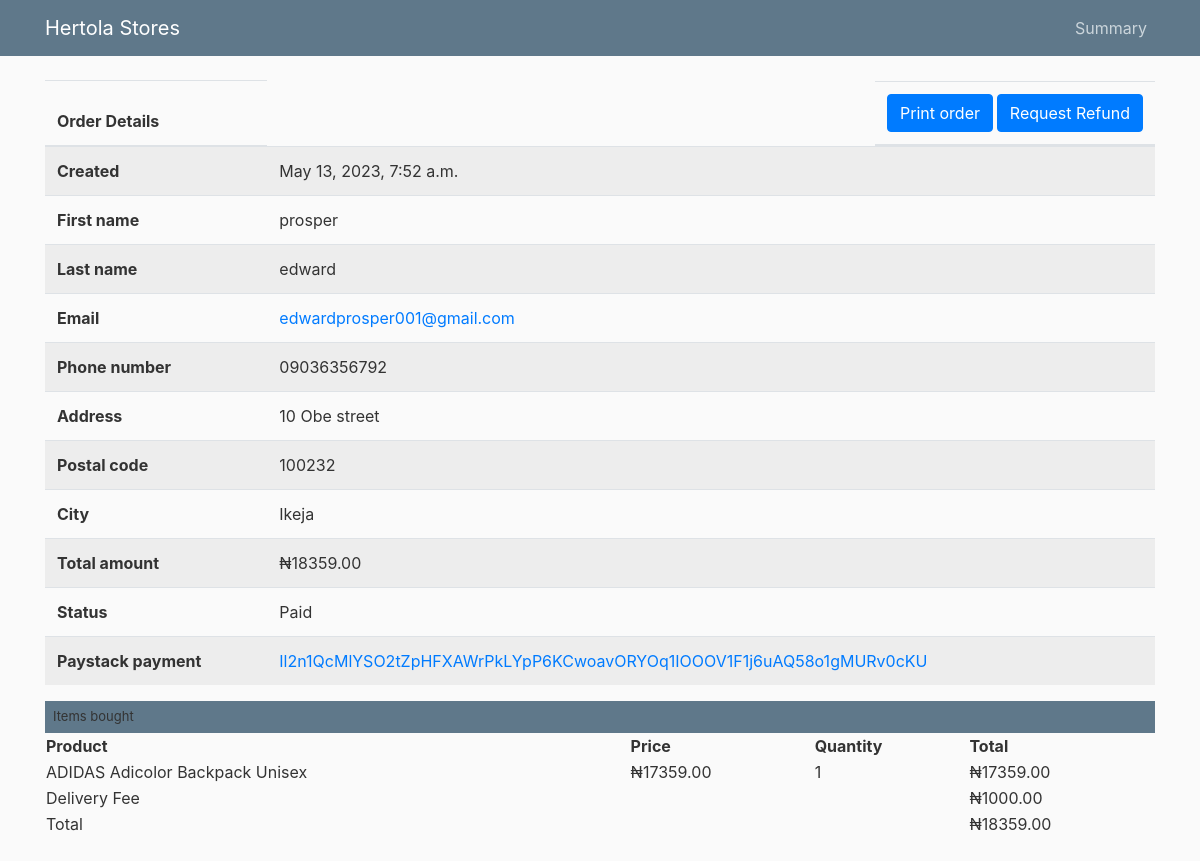
Screenshot of /orders/user/order/12/ with the database file from the repository.
### core/models.py (models this page shows, shortened)
class Order_Payment(models.Model):      # You just created this....
    order = models.ForeignKey(Order, on_delete=models.CASCADE)
    amount = models.PositiveIntegerField()
    ref = models.CharField(max_length=200)
    email = models.EmailField()
    verified = models.BooleanField(default=False)
    date_created = models.DateTimeField(auto_now_add=True)
    class Meta:
        ordering = ["-date_created"]
        verbose_name = "Ordered & Paid"
        verbose_name_plural = "Ordered & Paid"

### orders/models.py (models this page shows, shortened)
class Order(models.Model):
    first_name = models.CharField(max_length=50)
    last_name = models.CharField(max_length=50)
    email = models.EmailField()
    phone_number = models.CharField(max_length=11)
    address = models.CharField(max_length=250)
    postal_code = models.CharField(max_length=20)
    city = models.ForeignKey(LGA, on_delete=models.CASCADE)
    delivery_fee = ChainedForeignKey(Delivery_prices, chained_field="city",
                                     chained_model_field="city",
                                     show_all=False,
                                    auto_choose=True,
                                    sort=True)
    created = models.DateTimeField(auto_now_add=True)
    updated = models.DateTimeField(auto_now=True)
    paid = models.BooleanField(default=False)
    ref = models.CharField(max_length=200)
    refund_requested = models.BooleanField(default=False)
    refund_granted = models.BooleanField(default=False)
    coupon = models.ForeignKey(Coupon,
                               related_name='orders',
                               null=True,
                               blank=True,
                               on_delete=models.SET_NULL)
    discount = models.IntegerField(default=0,
                                   validators=[MinValueValidator(0),
                                       MaxValueValidator(100)])
    class Meta:
        ordering = ['-created']
        indexes = [
            models.Index(fields=['-created']),
        ]
    def get_total_cost_before_discount(self):
        return sum(item.get_cost() for item in self.items.all())
    def get_delivery_fee(self):
        a = self.delivery_fee
        b = str(a)
        c = float(b)
        d = int(c)
        return d
    def get_discount(self):
        total_cost = self.get_total_cost_before_discount()
        if self.discount:
            return total_cost * (self.discount / Decimal(100))
        return Decimal(0)
    def get_total_cost(self):
        total_cost = self.get_total_cost_before_discount() + self.get_delivery_fee()
        return total_cost - self.get_discount()

class LGA(models.Model):
    city = models.CharField(max_length=255)
    def __str__(self):
        return self.city

class OrderItem(models.Model):
    order = models.ForeignKey(Order,
                              related_name='items',
                              on_delete=models.CASCADE)
    product = models.ForeignKey(Product,
                                related_name='order_items',
                                on_delete=models.CASCADE)
    price = models.DecimalField(max_digits=10,
                                decimal_places=2)
    quantity = models.PositiveIntegerField(default=1)
    def get_cost(self):
        return self.price * self.quantity

class Delivery_prices(models.Model):
    city = models.ForeignKey(LGA, on_delete=models.CASCADE)
    price = models.DecimalField(max_digits=10, decimal_places=2)
    class Meta:
        verbose_name_plural = "Delivery Prices"
    def __str__(self):
        return str(self.price)

### shop/models.py (models this page shows, shortened)
class Product(models.Model):
    category = models.ForeignKey(Category,
                                 related_name='products',
                                 on_delete=models.CASCADE)
    subcategory = models.ForeignKey(SubCategory, on_delete=models.CASCADE, blank=True, null=True)
    supersubcategory = models.ForeignKey(SuperSubCategory, on_delete=models.CASCADE, blank=True, null=True)
    brand = models.CharField(max_length=150)
    name = models.CharField(max_length=200)
    slug = models.SlugField(max_length=200)
    image = models.ImageField(upload_to='products/%Y/%m/%d',
                              blank=True)
    other_images = models.ManyToManyField(MyProductImages)
    description = models.TextField(blank=True)
    specifications = RichTextField(blank=True, null=True)
    price = models.DecimalField(max_digits=10,
                                decimal_places=2)
    available = models.BooleanField(default=True)
    bestseller = models.BooleanField(default=False)
    created = models.DateTimeField(auto_now_add=True)
    updated = models.DateTimeField(auto_now=True)
    class Meta:
        ordering = ['name']
        indexes = [
            models.Index(fields=['id', 'slug']),
            models.Index(fields=['name']),
            models.Index(fields=['-created']),
        ]

### orders/views.py (the view)
# urls.py: path('user/order/<int:order_id>/', views.user_order_detail, name='user-order-detail'),
def user_order_detail(request, order_id):
    order_payment = get_object_or_404(Order_Payment, id=order_id) # You changed this from get_object_or_404(Order, id=order_id) to what you have
    return render(request,
                  'admin/orders/order/user_detail2.html', # You changed this from user_detail.html to user_detail2.html
                  {'order_payment': order_payment})

### cart/context_processors.py (called while the page is built)
def cart(request):
    return {'cart': Cart(request)}

### orders/templates/admin/orders/order/user_detail2.html (shortened to what this page needs)
{% extends "users/user_base.html" %}
{% load static %}
{% block content %}
<table class="table table-striped">
    <ul class="object-tools">
        <li>
          <a href="#" onclick="window.print();">
          </a>
          <a href="{% url 'orders:request-refund' %}">
          </a>
        </li>
      </ul>
    <thead>
      <tr>
        <th scope="col">Order Details</th>
        <th scope="col" style="float: right;">
            <a class="btn btn-primary" href="#" onclick="window.print();">
              Print order
            </a>
            <a class="btn btn-primary" href="{% url 'orders:request-refund' %}">
              Request Refund
            </a>
        </th>
    </thead>
    <tbody>
      <tr>
        <th scope="row">Created</th>
        <td>{{ order_payment.date_created }}</td>
      </tr>
      <tr>
        <th scope="row">First name</th>
        <td>{{ order_payment.order.first_name }}</td>
      </tr>
      <tr>
        <th scope="row">Last name</th>
        <td>{{ order_payment.order.last_name }}</td>
      </tr>
      <tr>
        <th scope="row">Email</th>
        <td><a href="mailto:{{ order_payment.email }}">{{ order_payment.email }}</a></td>
      </tr>
      <tr>
        <th scope="row">Phone number</th>
        <td>{{ order_payment.order.phone_number }}</td>
      </tr>
      <tr>
        <th scope="row">Address</th>
        <td>{{ order_payment.order.address }}</td>
      </tr>
      <tr>
        <th scope="row">Postal code</th>
        <td>{{ order_payment.order.postal_code }}</td>
      </tr>
      <tr>
        <th scope="row">City</th>
        <td>{{ order_payment.order.city }}</td>
      </tr>
      <tr>
        <th scope="row">Total amount</th>
        <td><span>&#8358;</span>{{ order_payment.order.get_total_cost }}</td>
      </tr>
      <tr>
        <th scope="row">Status</th>
        <td>{% if order_payment.verified %}Paid{% else %}Pending payment{% endif %}</td>
      </tr>
      <tr>
        <th scope="row">Paystack payment</th>
        <td>
          {% if order_payment.ref %}
            <a href="{{ order_payment.ref }}" target="_blank">
              {{ order_payment.ref }}
            </a>
          {% endif %}
        </td>
      </tr>
    </tbody>
  </table>
  <div class="module">
  <h2>Items bought</h2>
  <table style="width:100%">
    <thead>
      <tr>
        <th>Product</th>
        <th>Price</th>
        <th>Quantity</th>
        <th>Total</th>
      </tr>
    </thead>
    <tbody>
      {% for item in order_payment.order.items.all %}
        <tr class="row{% cycle "1" "2" %}">
          <td>{{ item.product.name }}</td>
          <td class="num"><span>&#8358;</span>{{ item.price }}</td>
          <td class="num">{{ item.quantity }}</td>
          <td class="num"><span>&#8358;</span>{{ item.get_cost }}</td>
        </tr>
      {% endfor %}
      <tr class="total">
        <strong><td colspan="3">Delivery Fee</td></strong>
        <td class="num"><span>&#8358;</span>{{ order_payment.order.delivery_fee }}</td>
      </tr>
      <tr class="total">
        <strong><td colspan="3">Total</td></strong>
        <td class="num"><span>&#8358;</span>{{ order_payment.order.get_total_cost }}</td>
      </tr>
    </tbody>
  </table>
</div>
{% endblock content %}

### users/static/users/main.css (style rules this page uses)
.module { border: none; margin-bottom: 30px; background: var(--body-bg); }
.module h2, .module caption, .inline-group h2 { margin: 0; padding: 8px; font-weight: 400; font-size: 0.8125rem; text-align: left; background-color: #5f788a; color: var(--header-link-color); }
.module table { border-collapse: collapse; }
.object-tools { font-size: 0.625rem; font-weight: bold; padding-left: 0; float: right; position: relative; margin-top: -48px; }
.object-tools li { display: block; float: left; margin-left: 5px; height: 1rem; }
.object-tools a { border-radius: 15px; }
.object-tools a:link, .object-tools a:visited { display: block; float: left; padding: 3px 12px; background: var(--object-tools-bg); color: var(--object-tools-fg); font-weight: 400; font-size: 0.6875rem; text-transform: uppercase; letter-spacing: 0.5px; }
body { background: #fafafa; color: #333333; margin-top: 5rem; }
h1, h2, h3, h4, h5, h6 { color: #444444; }
ul { margin: 0; }

### rows the page displays
Order_Payment: date_created "May 13, 2023, 7:52 a.m.", order.first_name "prosper", order.last_name "edward", email "edwardprosper001@gmail.com", order.phone_number "09036356792", order.address "10 Obe street", order.postal_code "100232", order.city "Ikeja", order.get_total_cost "18359.00", ref "Il2n1QcMlYSO2tZpHFXAWrPkLYpP6KCwoavORYOq1IOOOV1F1j6uAQ58o1gMURv0cKU", order.delivery_fee "1000.00"
OrderItem: product.name "ADIDAS Adicolor Backpack Unisex", price "17359.00", quantity "1", get_cost "17359.00"
